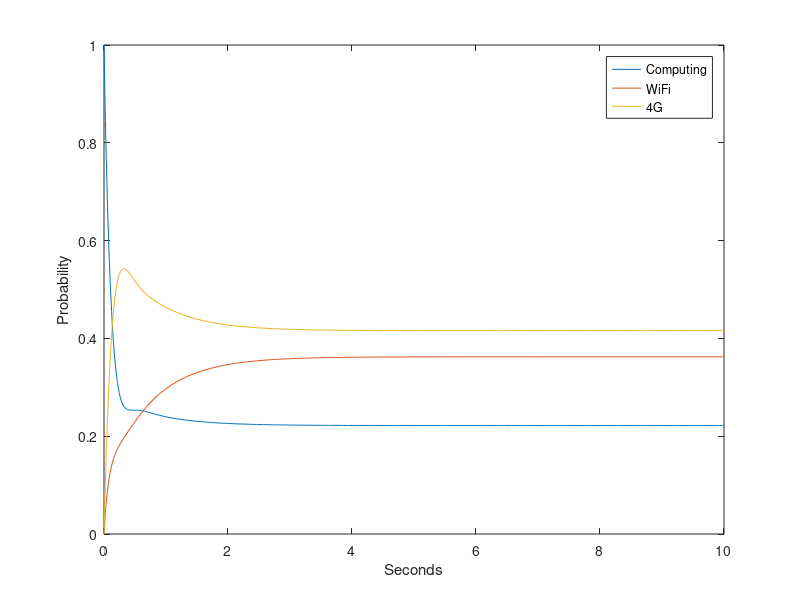
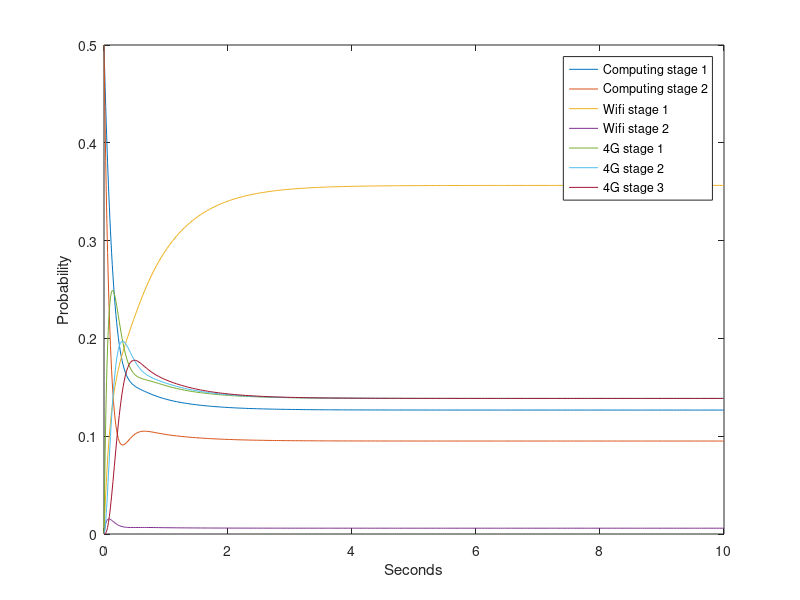

The MATLAB script that drew these images, in order:
clear variables;
clc;

% Choice probability
pW = 0.3;
pM = 0.7;
% HyperExp - Computing constants
Cl1 = 5;
Cl2 = 10;
Cp = 0.4;
% HyperExp - Wifi constants
Wl1 = 1;
Wl2 = 20;
Wp = 0.75;
% Erlang - 4G constants
Ml = 8;
Ms = 3;
%{
%      s1   s2  s3  s4  s5  s6  s7
Q = [  -Cl1*pW-Cl1*pW-Cl1*pM,    0, Cl1*pW, Cl1*pW,Cl1*pM,  0,  0;             %s1
       0,-Cl2*pW-Cl2*pW-Cl2*pM, Cl2*pW, Cl2*pW,Cl2*pM,  0,  0;             %s2
     Wl1,  Wl1,-Wl1-Wl1,      0,     0,  0,  0;             %s3
     Wl2,  Wl2,      0,-Wl2-Wl2,     0,  0,  0;             %s4
       0,    0,      0,      0,   -Ml, Ml,  0;             %s5
       0,    0,      0,      0,     0, -Ml, Ml;             %s6
      Ml,   Ml,      0,      0,     0,  0,  -Ml-Ml;];           %s7

%      s1   s2  s3  s4  s5  s6  s7
Q1 = [  -Cl1*pW*Cp-Cl1*pW*(1-Cp)-Cl1*pM,    0, Cl1*pW*Cp, Cl1*pW*(1-Cp),Cl1*pM,  0,  0;             %s1
       0,-Cl2*pW*Cp-Cl2*pW*(1-Cp)-Cl2*pM, Cl2*pW*Cp, Cl2*pW*(1-Cp),Cl2*pM,  0,  0;             %s2
     Wl1*Wp,  Wl1*(1-Wp),-Wl1*Wp-Wl1*(1-Wp),      0,     0,  0,  0;             %s3
     Wl2*Wp,  Wl2*(1-Wp),      0,-Wl2*Wp-Wl2*(1-Wp),     0,  0,  0;             %s4
       0,    0,      0,      0,   -Ml, Ml,  0;             %s5
       0,    0,      0,      0,     0, -Ml, Ml;             %s6
      Ml,   Ml,      0,      0,     0,  0,  -Ml-Ml;];           %s7
%}

%      s1   s2  s3  s4  s5  s6  s7
Q = [  -Cl1*pW*Wp-Cl1*pW*(1-Wp)-Cl1*pM,    0, Cl1*pW*Wp, Cl1*pW*(1-Wp),Cl1*pM,  0,  0;             %s1
       0,-Cl2*pW*Wp-Cl2*pW*(1-Wp)-Cl2*pM, Cl2*pW*Wp, Cl2*pW*(1-Wp),Cl2*pM,  0,  0;             %s2
     Wl1*Cp,  Wl1*(1-Cp),-Wl1*Cp-Wl1*(1-Cp),      0,     0,  0,  0;             %s3
     Wl2*Cp,  Wl2*(1-Cp),      0,-Wl2*Cp-Wl2*(1-Cp),     0,  0,  0;             %s4
       0,    0,      0,      0,   -Ml, Ml,  0;             %s5
       0,    0,      0,      0,     0, -Ml, Ml;             %s6
      Ml*Cp,   Ml*(1-Cp),      0,      0,     0,  0,  -Ml*Cp-Ml*(1-Cp);];           %s7
  
%                   s1  s2 s3 s4 s5 s6 s7
p0 =             [0.5, 0.5, 0, 0, 0, 0, 0];
alphaComputing =    [1, 1, 0, 0, 0, 0, 0];
alphaWiFi =         [0, 0, 1, 1, 0, 0, 0];
alpha4G =           [0, 0, 0, 0, 1, 1, 1];

%      s1 s2 s3 s4 s5 s6 s7
Ex = [ 0, 0, 0, 0, 0, 0, 0;
       0, 0, 0, 0, 0, 0, 0;
       1, 1, 0, 0, 0, 0, 0;
       1, 1, 0, 0, 0, 0, 0;
       0, 0, 0, 0, 0, 0, 0;
       0, 0, 0, 0, 0, 0, 0;
       1, 1, 0, 0, 0, 0, 0;];

[t, Sol] = ode45(@(t,x) Q'*x, [0 10], p0');

%% Compute the system throughput
X = 0;
for i=1:length(Sol(end,:))
    multiplier = 0;
    for j=1:length(Ex(:,end))
        % In Mathlab "~=" means "!="
        if j ~= i
            multiplier = multiplier + Q(i,j)*Ex(i,j);
        end
    end
    if multiplier ~= 0
        X = X + Sol(end,i)*multiplier;
    end
end
fprintf("Throughput: %f\n", X);

%% Compute the probability of being Computing, WiFi or 4G
fprintf("Steady state probabilities:\n Computing: %f\n WiFi: %f\n 4G: %f\n", Sol(end,1)+Sol(end,2), Sol(end,4)+Sol(end,3), Sol(end,5)+Sol(end,6)+Sol(end,7));

figure('Name', 'Probability of the states','NumberTitle','off');
plot(t, Sol(:,1)+Sol(:,2), t, Sol(:,4)+Sol(:,3), t, Sol(:,5)+Sol(:,6)+Sol(:,7), "-");
legend("Computing", "WiFi", "4G");
xlabel('Seconds') ;
ylabel('Probability') ;

figure('Name', 'Probability of the stages','NumberTitle','off');
plot(t, Sol, "-");
legend("Computing stage 1", "Computing stage 2", "Wifi stage 1", "Wifi stage 2", "4G stage 1", "4G stage 2", "4G stage 3");
xlabel('Seconds') ;
ylabel('Probability') ;
